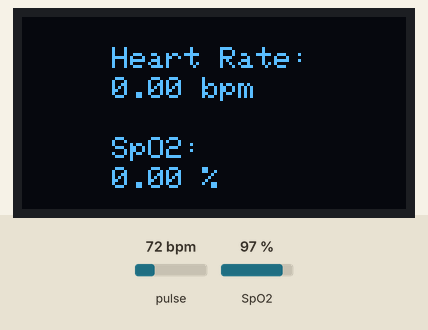
Recording of a sketch running on a simulated Arduino Mega 2560, built with avr-gcc and run on an emulated ATmega2560. Parts: 128×64 one-colour display. Inputs (shaded band) come from the test bench; at power-on: pulse 72 bpm, SpO2 97 %. What the sketch prints to the serial monitor is not drawn.

Above: at 1.6 s.
1.7 s: pulse set to 42 bpm
At 4.5 s:
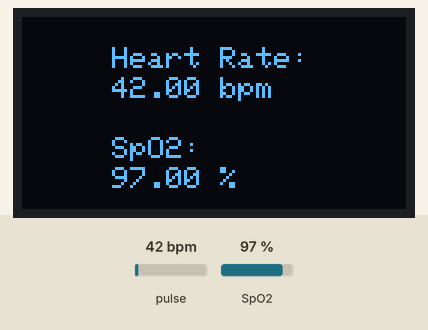
4.7 s: SpO2 set to 80 %
At 5.6 s:
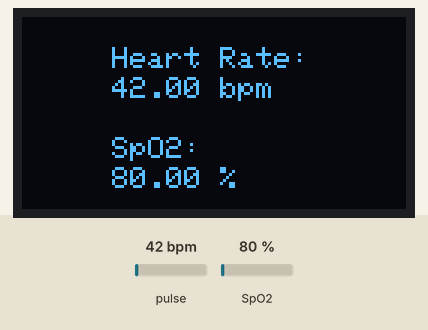
6.6 s: pulse set to 70 bpm
At 8.3 s:
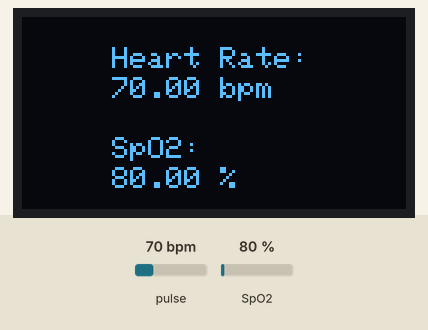
8.7 s: SpO2 set to 85 %
Timing chart, 0 to 11.7 s (numbered marks = the images above; inputs shaded):
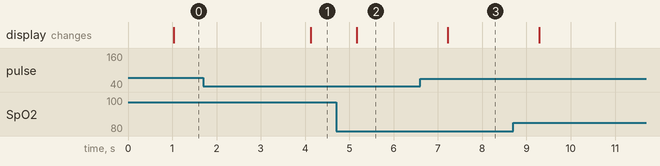

Measured:
- after the input at 1.7 s, the display: changes after 2.4 s (image 1)
- after the input at 4.7 s, the display: changes after 0.46 s (image 2)
- after the input at 6.6 s, the display: changes after 0.63 s (image 3)

The sketch:

heart.ino
```cpp
#include <Wire.h>
#include "MAX30100_PulseOximeter.h"
#include <Adafruit_GFX.h>
#include <Adafruit_SH110X.h>
#include <SPI.h>

#define REPORTING_PERIOD_MS 1000

// OLED display pins (update with your specific pin numbers)
#define OLED_MOSI 23
#define OLED_CLK  18
#define OLED_DC   17
#define OLED_CS   5
#define OLED_RST  16

// Create a PulseOximeter object
PulseOximeter pox;

// Create the OLED display
Adafruit_SH1106G display = Adafruit_SH1106G(128, 64, OLED_MOSI, OLED_CLK, OLED_DC, OLED_RST, OLED_CS);

// Time at which the last beat occurred
uint32_t tsLastReport = 0;

// 'heart', 25x22px
const unsigned char epd_bitmap_heart [] PROGMEM = {
    0xf0, 0x7f, 0x07, 0x80, 0xe0, 0x1c, 0x03, 0x80, 0xc0, 0x08, 0x01, 0x80, 0x80, 0x00, 0x00, 0x80,
    0x00, 0x00, 0x00, 0x00, 0x00, 0x00, 0x00, 0x00, 0x00, 0x18, 0x00, 0x00, 0x00, 0x18, 0x00, 0x00,
    0x00, 0x18, 0x00, 0x00, 0x00, 0x18, 0x00, 0x00, 0x80, 0xa4, 0x80, 0x80, 0x81, 0xe5, 0xc0, 0x80,
    0xff, 0x65, 0x7f, 0x80, 0xe0, 0x07, 0x03, 0x80, 0xe0, 0x06, 0x03, 0x80, 0xf0, 0x02, 0x07, 0x80,
    0xf8, 0x02, 0x0f, 0x80, 0xfc, 0x00, 0x1f, 0x80, 0xff, 0x00, 0x7f, 0x80, 0xff, 0x80, 0xff, 0x80,
    0xff, 0xc1, 0xff, 0x80, 0xff, 0xf7, 0xff, 0x80
};

// 'spo2', 25x25px
const unsigned char epd_bitmap_spo2 [] PROGMEM = {
    0xff, 0xff, 0xff, 0x80, 0xff, 0xff, 0xff, 0x80, 0xff, 0xff, 0xff, 0x80, 0xff, 0xff, 0xff, 0x80,
    0xff, 0xf7, 0xff, 0x80, 0xff, 0xf7, 0xff, 0x80, 0xff, 0xe3, 0xff, 0x80, 0xff, 0xe3, 0xff, 0x80,
    0xff, 0xc1, 0xff, 0x80, 0xff, 0xc0, 0xff, 0x80, 0xff, 0x80, 0xff, 0x80, 0xff, 0x10, 0x7f, 0x80,
    0xff, 0x3c, 0x7f, 0x80, 0xfe, 0x24, 0x3f, 0x80, 0xfe, 0x36, 0x3f, 0x80, 0xfe, 0x27, 0xbf, 0x80,
    0xfe, 0x3d, 0x3f, 0x80, 0xff, 0x19, 0x7f, 0x80, 0xff, 0x00, 0x7f, 0x80, 0xff, 0x80, 0xff, 0x80,
    0xff, 0xc1, 0xff, 0x80, 0xff, 0xff, 0xff, 0x80, 0xff, 0xff, 0xff, 0x80, 0xff, 0xff, 0xff, 0x80,
    0xff, 0xff, 0xff, 0x80
};

// Callback routine executed when a pulse is detected
void onBeatDetected() {
    Serial.println("Beat!");
}

void setup() {
    Serial.begin(9600);

    // Initialize OLED
    display.begin(0, true);  // We don't use the I2C address but we will reset!
    display.clearDisplay();

    // Draw the initial bitmaps on the OLED
    display.drawBitmap(0, 0, epd_bitmap_heart, 25, 22, 1);
    display.drawBitmap(0, 39, epd_bitmap_spo2, 25, 25, 1);
    display.display();

    Serial.print("Initializing pulse oximeter...");

    // Initialize the MAX30100 sensor
    if (!pox.begin()) {
        Serial.println("FAILED");
        for(;;);  // Infinite loop indicating failure
    } else {
        Serial.println("SUCCESS");
    }

    // Configure sensor to use 7.6mA for LED drive
    pox.setIRLedCurrent(MAX30100_LED_CURR_7_6MA);

    // Register callback routine
    pox.setOnBeatDetectedCallback(onBeatDetected);
}

void loop() {
    // Read from the sensor
    pox.update();

    // Update OLED display and Serial output with heart rate and SpO2 levels
    if (millis() - tsLastReport > REPORTING_PERIOD_MS) {
        // Fetch the heart rate and SpO2 levels
        float heartRate = pox.getHeartRate();
        float spO2 = pox.getSpO2();

        // Display on Serial Monitor
        Serial.print("Heart rate: ");
        Serial.print(heartRate);
        Serial.print(" bpm / SpO2: ");
        Serial.print(spO2);
        Serial.println(" %");

        // Clear the OLED display
        display.clearDisplay();

        // Display heart rate on OLED
        display.setTextSize(1);
        display.setTextColor(SH110X_WHITE);
        display.setCursor(30, 10);
        display.print("Heart Rate:");
        display.setCursor(30, 20);
        display.print(heartRate);
        display.print(" bpm");

        // Display SpO2 on OLED
        display.setCursor(30, 40);
        display.print("SpO2:");
        display.setCursor(30, 50);
        display.print(spO2);
        display.print(" %");

        // Update the OLED display
        display.display();

        // Update the last report timestamp
        tsLastReport = millis();
    }
}
```
